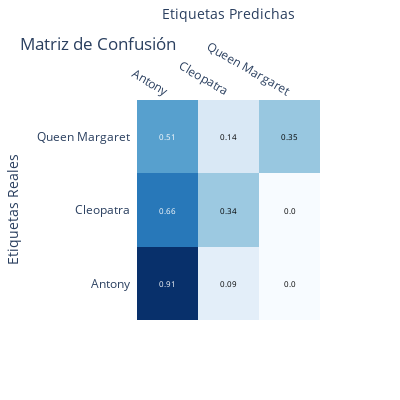

The notebook cell saved with this chart:
### Code cell
import numpy as np
from sklearn.metrics import accuracy_score, confusion_matrix, classification_report
import plotly.figure_factory as ff
import plotly.graph_objects as go

# Calcular precisión (accuracy)
accuracy = accuracy_score(y_test, y_pred_test)
print(f'Precisión (Accuracy): {accuracy:.2f}')

# Calcular otras métricas como recall, F1-score y un informe de clasificación
report = classification_report(y_test, y_pred_test)
print('Informe de Clasificación:')
print(report)

# Calcular la matriz de confusión
confusion = confusion_matrix(y_test, y_pred_test)

# Normalizar la matriz de confusión por el número de ejemplos en cada clase verdadera
confusion_normalized = confusion.astype('float') / confusion.sum(axis=1)[:, np.newaxis]

# Crear la matriz de confusión anotada con Plotly
fig = ff.create_annotated_heatmap(
    z=confusion_normalized,
    x=characters,
    y=characters,
    annotation_text=np.around(confusion_normalized, decimals=2),
    colorscale='Blues',
    hoverinfo="z"
)

# Actualizar diseño
fig.update_layout(
    title='Matriz de Confusión',
    xaxis=dict(title='Etiquetas Predichas'),
    yaxis=dict(title='Etiquetas Reales', automargin=True),
    width=400,
    height=400
)

# Ajustar tamaño de fuente de las anotaciones
for i in range(len(fig.layout.annotations)):
    fig.layout.annotations[i].font.size = 8  # Ajustar tamaño de fuente según sea necesario

fig.show()

### Figure 1 — Plotly figure (JSON) as saved in the notebook; plotly's stock layout.template omitted (floating-point values rounded to 4 significant figures)
{"data": [{"colorscale": [[0, "rgb(247,251,255)"], [0.125, "rgb(222,235,247)"], [0.25, "rgb(198,219,239)"], [0.375, "rgb(158,202,225)"], [0.5, "rgb(107,174,214)"], [0.625, "rgb(66,146,198)"], [0.75, "rgb(33,113,181)"], [0.875, "rgb(8,81,156)"], [1, "rgb(8,48,107)"]], "hoverinfo": "z", "reversescale": false, "showscale": false, "type": "heatmap", "x": ["Antony", "Cleopatra", "Queen Margaret"], "y": ["Antony", "Cleopatra", "Queen Margaret"], "z": [[0.9079, 0.09211, 0], [0.6557, 0.3443, 0], [0.5098, 0.1373, 0.3529]]}], "layout": {"annotations": [{"font": {"color": "#FFFFFF", "size": 8}, "showarrow": false, "text": "0.91", "x": "Antony", "xref": "x", "y": "Antony", "yref": "y"}, {"font": {"color": "#000000", "size": 8}, "showarrow": false, "text": "0.09", "x": "Cleopatra", "xref": "x", "y": "Antony", "yref": "y"}, {"font": {"color": "#000000", "size": 8}, "showarrow": false, "text": "0.0", "x": "Queen Margaret", "xref": "x", "y": "Antony", "yref": "y"}, {"font": {"color": "#FFFFFF", "size": 8}, "showarrow": false, "text": "0.66", "x": "Antony", "xref": "x", "y": "Cleopatra", "yref": "y"}, {"font": {"color": "#000000", "size": 8}, "showarrow": false, "text": "0.34", "x": "Cleopatra", "xref": "x", "y": "Cleopatra", "yref": "y"}, {"font": {"color": "#000000", "size": 8}, "showarrow": false, "text": "0.0", "x": "Queen Margaret", "xref": "x", "y": "Cleopatra", "yref": "y"}, {"font": {"color": "#FFFFFF", "size": 8}, "showarrow": false, "text": "0.51", "x": "Antony", "xref": "x", "y": "Queen Margaret", "yref": "y"}, {"font": {"color": "#000000", "size": 8}, "showarrow": false, "text": "0.14", "x": "Cleopatra", "xref": "x", "y": "Queen Margaret", "yref": "y"}, {"font": {"color": "#000000", "size": 8}, "showarrow": false, "text": "0.35", "x": "Queen Margaret", "xref": "x", "y": "Queen Margaret", "yref": "y"}], "height": 400, "title": {"text": "Matriz de Confusión"}, "width": 400, "xaxis": {"dtick": 1, "gridcolor": "rgb(0, 0, 0)", "side": "top", "ticks": "", "title": {"text": "Etiquetas Predichas"}}, "yaxis": {"automargin": true, "dtick": 1, "ticks": "", "ticksuffix": "  ", "title": {"text": "Etiquetas Reales"}}}}
